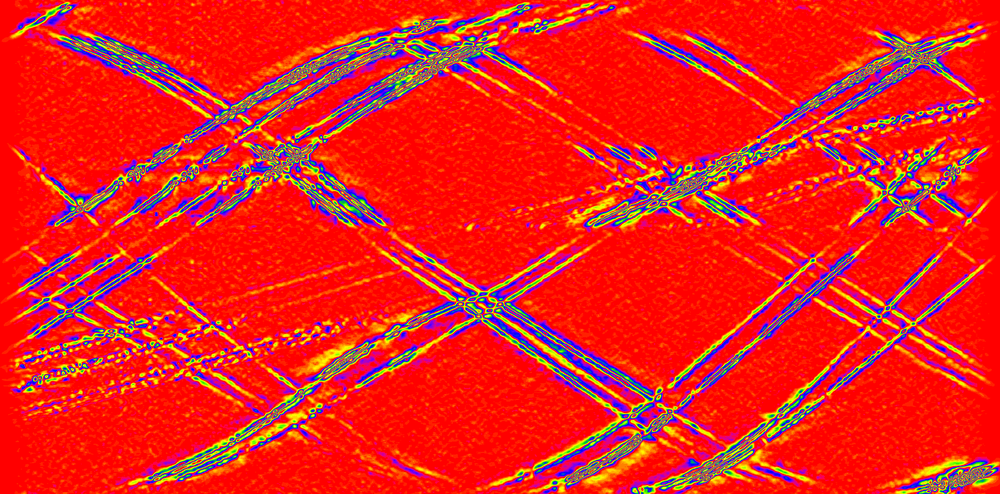
#> input picture img/tbw.png, 1000 x 494 px, shrunk from 1850 x 914 before the run
$ jupyter execute 'curve fit.ipynb'
#> lines starting #> are read from the running program, lines starting #| are printed output that depends on the picture; after the words box and inside, x2 and y2 are one past the last pixel; in counts of white or black regions, pixels touching at a corner belong together
[cell 1]
import numpy as np
import matplotlib.pyplot as plt
import cv2

import daslib

[cell 2]
#cargamos la imagen im/tbw.png
img = cv2.imread('img/tbw.png',0)
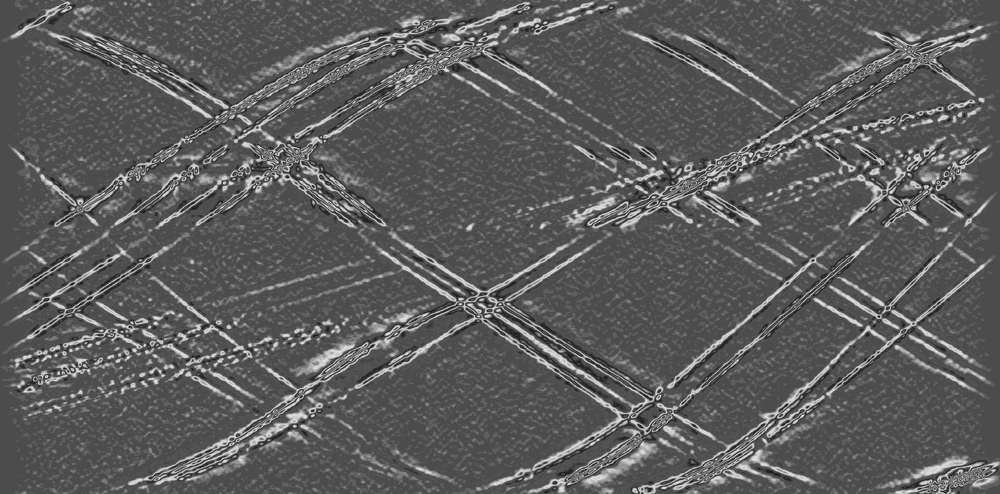
#> img: shape (494, 1000); min 28, max 226, mean 92.4
#la convertimos a grayscale
#img = cv2.cvtColor(img, cv2.COLOR_BGR2GRAY)
#y la representamos
plt.imshow(img, cmap='gray')

[cell 3]
#apply otsu threshold
ret, thresh = cv2.threshold(img, 0, 255, cv2.THRESH_BINARY_INV+cv2.THRESH_OTSU)
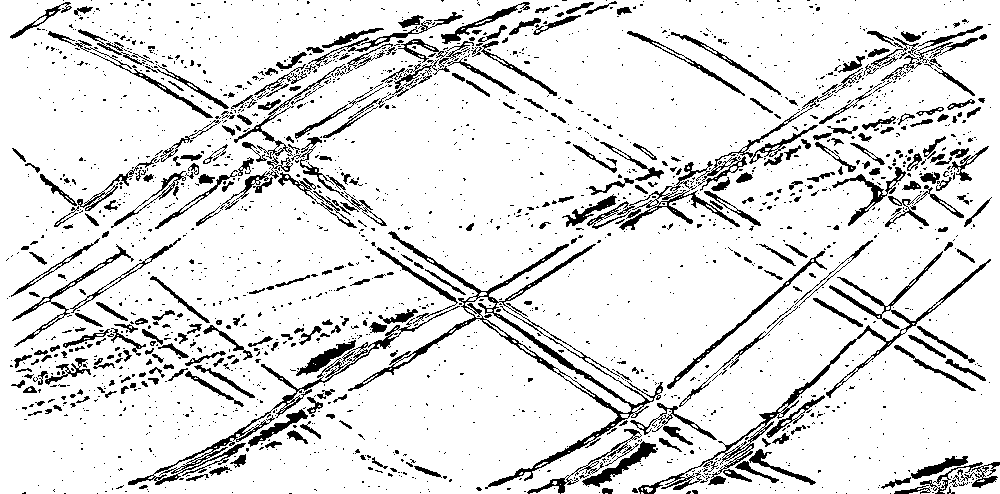
#> thresh: shape (494, 1000); 87.9% white; 2176 black regions (1823 under 20 px), largest, box (x1, y1, x2, y2) and area: (348, 231, 663, 489) 4881, (638, 251, 991, 494) 3333, (128, 306, 460, 485) 2463
#> ret = 125
#invertimos el resultado
thresh = cv2.bitwise_not(thresh)
#representamos el resultado
plt.imshow(thresh, cmap='gray')

[cell 4]
#copy img to imgl and convert to rgb
imgl = cv2.cvtColor(img.copy(), cv2.COLOR_GRAY2RGB)

img_filtrada = cv2.medianBlur(thresh, 5)
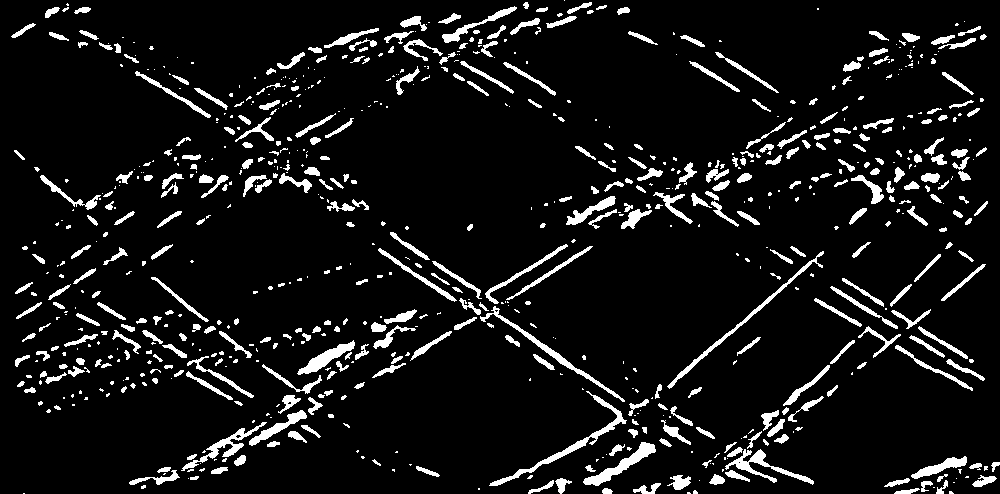
#> img_filtrada: shape (494, 1000); 8.3% white; 786 white regions (405 under 20 px), largest, box (x1, y1, x2, y2) and area: (489, 391, 627, 486) 961, (667, 251, 824, 389) 783, (583, 442, 656, 486) 768
bordes = cv2.Canny(img_filtrada, 50, 150, apertureSize=3)
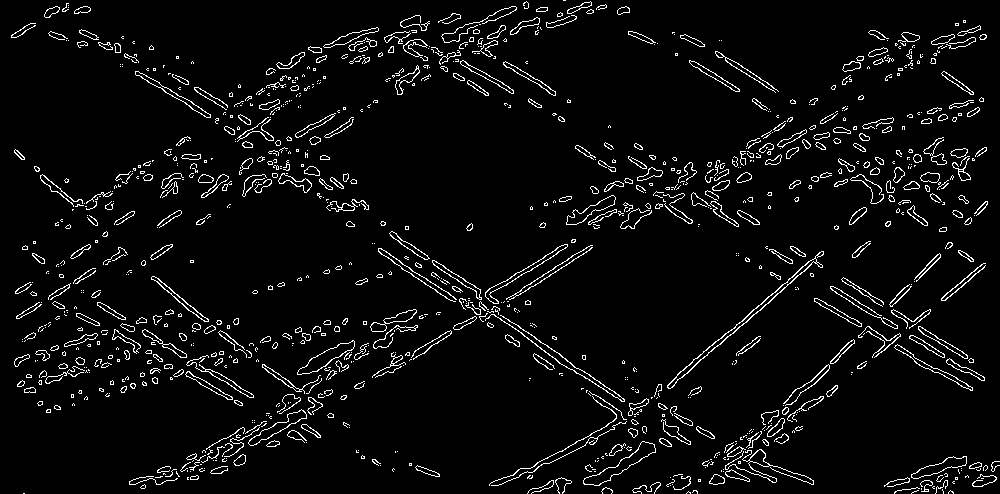
#> bordes: shape (494, 1000); 4.9% white in thin lines or dots

# Aplicar la transformada de Hough para detectar líneas
lineas = cv2.HoughLines(bordes, 1, np.pi/180, 150)
#> lineas = 20 rows, first 8: [511, 1.05], [-18, 2.15], [514, 1.05], [-19, 2.16], [526, 0.995], [-15, 2.16], [846, 0.785], [728, 0.855]

# Dibujar las líneas encontradas en la imagen original
if lineas is not None:
    for linea in lineas:
        rho, theta = linea[0]
        a = np.cos(theta)
        b = np.sin(theta)
        x0 = a * rho
        y0 = b * rho
        x1 = int(x0 + 1000 * (-b))
        y1 = int(y0 + 1000 * (a))
        x2 = int(x0 - 1000 * (-b))
        y2 = int(y0 - 1000 * (a))
        cv2.line(imgl, (x1, y1), (x2, y2), (255, 0, 0), 2)
#> this loop made 20 passes
#> (rho, theta, a, b, x0, y0, x1, y1) on passes 1 to 12: (511, 1.05, 0.5, 0.866, 255.5, 442.5, -610, 942), (-18, 2.15, -0.545, 0.839, 9.8, -15.1, -828, -559), (514, 1.05, 0.5, 0.866, 257, 445.1, -609, 945), (-19, 2.16, -0.559, 0.829, 10.62, -15.75, -818, -574), (526, 0.995, 0.545, 0.839, 286.5, 441.1, -552, 985), (-15, 2.16, -0.559, 0.829, 8.39, -12.44, -820, -571), (846, 0.785, 0.707, 0.707, 598.2, 598.2, -108, 1305), (728, 0.855, 0.656, 0.755, 477.6, 549.4, -277, 1205), (503, 1.06, 0.485, 0.875, 243.9, 439.9, -630, 924), (521, 1.01, 0.53, 0.848, 276.1, 441.8, -571, 971), (518, 1.03, 0.515, 0.857, 266.8, 444, -590, 959), (-9, 2.13, -0.53, 0.848, 4.77, -7.63, -843, -537)
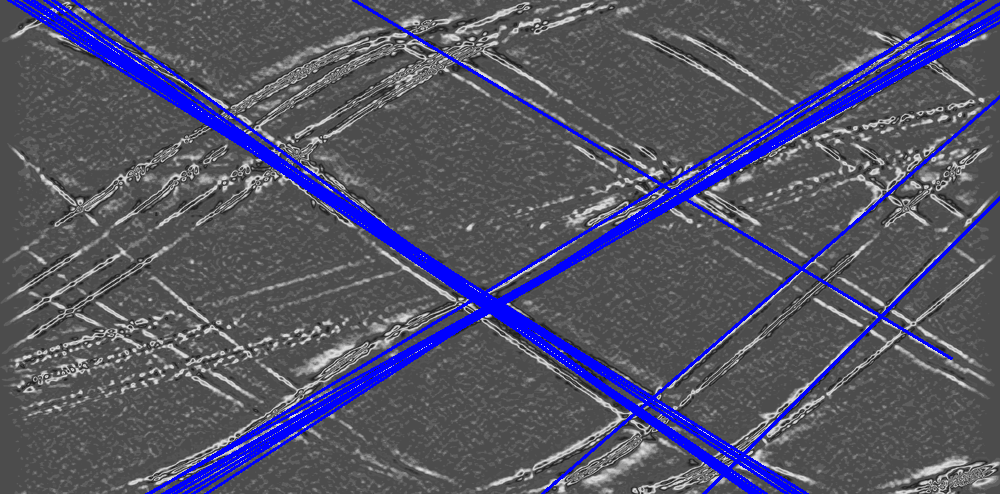
#> imgl: shape (494, 1000, 3); mean B, G, R 103.7, 84, 84

#print the number of lines fount
print(len(lineas))
#| 20
#| 20
plt.imshow(imgl, cmap='gray')

[cell 5]
img = cv2.imread('img/tbw.png',0)

def detectar_lineas(img, bordes):
    lineas = cv2.HoughLines(bordes, 1, np.pi/180, 50)
    return lineas

def pintar_lineas(img, lineas):
    if lineas is not None:
        for linea in lineas:
            rho, theta = linea[0]
            a = np.cos(theta)
            b = np.sin(theta)
            x0 = a * rho
            y0 = b * rho
            x1 = int(x0 + 1000 * (-b))
            y1 = int(y0 + 1000 * (a))
            x2 = int(x0 - 1000 * (-b))
            y2 = int(y0 - 1000 * (a))
            cv2.line(img, (x1, y1), (x2, y2), (255, 0, 0), 2)

def ventana_deslizante(img, tamano_ventana, paso):
    img_color = cv2.cvtColor(img, cv2.COLOR_GRAY2BGR)

    alto, ancho = img.shape

    for y in range(0, alto - tamano_ventana + 1, paso):
        for x in range(0, ancho - tamano_ventana + 1, paso):
            ventana = img[y:y + tamano_ventana, x:x + tamano_ventana]
            ventana_filtrada = cv2.medianBlur(ventana, 5)
            bordes = cv2.Canny(ventana_filtrada, 50, 150)

            detectar_lineas(img_color[y:y + tamano_ventana, x:x + tamano_ventana], bordes)

tamano_ventana = 32  # Tamaño de los cuadrados
paso = 32  # Distancia entre los cuadrados
#ventana_deslizante(img, tamano_ventana, paso)
#show image
#print the number of lines found
print(len(lineas))
#convertimos imagen en rgb
imgc = cv2.cvtColor(img, cv2.COLOR_GRAY2RGB)
#dibujamos las lineas
pintar_lineas(imgc, lineas)

#show img and imgc on the same figure
plt.figure(figsize=(10,10))
plt.subplot(121)
plt.imshow(img, cmap='gray')
plt.subplot(122)
plt.imshow(imgc, cmap='gray')
#> figure, not shown here; B, G, R data is drawn as R, G, B
